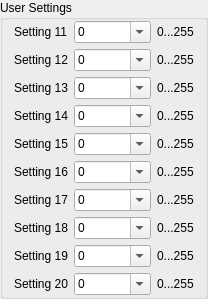
      <widget class="QGroupBox" name="userSettings_3">
       <property name="title">
        <string>User Settings</string>
       </property>
       <layout class="QGridLayout" name="gridLayout_34">
        <property name="topMargin">
         <number>1</number>
        </property>
        <property name="bottomMargin">
         <number>1</number>
        </property>
        <item row="0" column="0">
         <widget class="QLabel" name="label_187">
          <property name="text">
           <string>Setting 11</string>
          </property>
         </widget>
        </item>
        <item row="0" column="1">
         <widget class="QComboBox" name="userSet11">
          <property name="editable">
           <bool>true</bool>
          </property>
          <property name="maxVisibleItems">
           <number>13</number>
          </property>
          <property name="maxCount">
           <number>240</number>
          </property>
          <property name="modelColumn">
           <number>0</number>
          </property>
          <item>
           <property name="text">
            <string>0</string>
           </property>
          </item>
          <item>
           <property name="text">
            <string>Chan1</string>
           </property>
          </item>
          <item>
           <property name="text">
            <string>Chan 2</string>
           </property>
          </item>
          <item>
           <property name="text">
            <string>Chan 3</string>
           </property>
          </item>
          <item>
           <property name="text">
            <string>Chan 4</string>
           </property>
          </item>
          <item>
           <property name="text">
            <string>Chan 5</string>
           </property>
          </item>
          <item>
           <property name="text">
            <string>Chan 6</string>
           </property>
          </item>
          <item>
           <property name="text">
            <string>Chan 7</string>
           </property>
          </item>
          <item>
           <property name="text">
            <string>Chan 8</string>
           </property>
          </item>
          <item>
           <property name="text">
            <string>Chan 9</string>
           </property>
          </item>
          <item>
           <property name="text">
            <string>Chan 10</string>
           </property>
          </item>
          <item>
           <property name="text">
            <string>Chan 11</string>
           </property>
          </item>
          <item>
           <property name="text">
            <string>Chan 12</string>
           </property>
          </item>
         </widget>
        </item>
        <item row="0" column="2">
         <widget class="QLabel" name="label_102">
          <property name="font">
           <font>
            <weight>50</weight>
            <bold>false</bold>
           </font>
          </property>
          <property name="text">
           <string>0...255</string>
          </property>
         </widget>
        </item>
        <item row="1" column="0">
         <widget class="QLabel" name="label_192">
          <property name="text">
           <string>Setting 12</string>
          </property>
         </widget>
        </item>
        <item row="1" column="1">
         <widget class="QComboBox" name="userSet12">
          <property name="editable">
           <bool>true</bool>
          </property>
          <property name="maxCount">
           <number>240</number>
          </property>
          <property name="modelColumn">
           <number>0</number>
          </property>
          <item>
           <property name="text">
            <string>0</string>
           </property>
          </item>
          <item>
           <property name="text">
            <string>Chan1</string>
           </property>
          </item>
          <item>
           <property name="text">
            <string>Chan 2</string>
           </property>
          </item>
          <item>
           <property name="text">
            <string>Chan 3</string>
           </property>
          </item>
          <item>
           <property name="text">
            <string>Chan 4</string>
           </property>
          </item>
          <item>
           <property name="text">
            <string>Chan 5</string>
           </property>
          </item>
          <item>
           <property name="text">
            <string>Chan 6</string>
           </property>
          </item>
          <item>
           <property name="text">
            <string>Chan 7</string>
           </property>
          </item>
          <item>
           <property name="text">
            <string>Chan 8</string>
           </property>
          </item>
          <item>
           <property name="text">
            <string>Chan 9</string>
           </property>
          </item>
          <item>
           <property name="text">
            <string>Chan 10</string>
           </property>
          </item>
          <item>
           <property name="text">
            <string>Chan 11</string>
           </property>
          </item>
          <item>
           <property name="text">
            <string>Chan 12</string>
           </property>
          </item>
         </widget>
        </item>
        <item row="1" column="2">
         <widget class="QLabel" name="label_129">
          <property name="font">
           <font>
            <weight>50</weight>
            <bold>false</bold>
           </font>
          </property>
          <property name="text">
           <string>0...255</string>
          </property>
         </widget>
        </item>
        <item row="2" column="0">
         <widget class="QLabel" name="label_189">
          <property name="text">
           <string>Setting 13</string>
          </property>
         </widget>
        </item>
        <item row="2" column="1">
         <widget class="QComboBox" name="userSet13">
          <property name="editable">
           <bool>true</bool>
          </property>
          <property name="maxCount">
           <number>240</number>
          </property>
          <property name="modelColumn">
           <number>0</number>
          </property>
          <item>
           <property name="text">
            <string>0</string>
           </property>
          </item>
          <item>
           <property name="text">
            <string>Chan1</string>
           </property>
          </item>
          <item>
           <property name="text">
            <string>Chan 2</string>
           </property>
          </item>
          <item>
           <property name="text">
            <string>Chan 3</string>
           </property>
          </item>
          <item>
           <property name="text">
            <string>Chan 4</string>
           </property>
          </item>
          <item>
           <property name="text">
            <string>Chan 5</string>
           </property>
          </item>
          <item>
           <property name="text">
            <string>Chan 6</string>
           </property>
          </item>
          <item>
           <property name="text">
            <string>Chan 7</string>
           </property>
          </item>
          <item>
           <property name="text">
            <string>Chan 8</string>
           </property>
          </item>
          <item>
           <property name="text">
            <string>Chan 9</string>
           </property>
          </item>
          <item>
           <property name="text">
            <string>Chan 10</string>
           </property>
          </item>
          <item>
           <property name="text">
            <string>Chan 11</string>
           </property>
          </item>
          <item>
           <property name="text">
            <string>Chan 12</string>
           </property>
          </item>
         </widget>
        </item>
        <item row="2" column="2">
         <widget class="QLabel" name="label_107">
          <property name="font">
           <font>
            <weight>50</weight>
            <bold>false</bold>
           </font>
          </property>
          <property name="text">
           <string>0...255</string>
          </property>
         </widget>
        </item>
        <item row="3" column="0">
         <widget class="QLabel" name="label_191">
          <property name="text">
           <string>Setting 14</string>
          </property>
         </widget>
        </item>
        <item row="3" column="1">
         <widget class="QComboBox" name="userSet14">
          <property name="editable">
           <bool>true</bool>
          </property>
          <property name="maxCount">
           <number>240</number>
          </property>
          <property name="modelColumn">
           <number>0</number>
          </property>
          <item>
           <property name="text">
            <string>0</string>
           </property>
          </item>
          <item>
           <property name="text">
            <string>Chan1</string>
           </property>
          </item>
          <item>
           <property name="text">
            <string>Chan 2</string>
           </property>
          </item>
          <item>
           <property name="text">
            <string>Chan 3</string>
           </property>
          </item>
          <item>
           <property name="text">
            <string>Chan 4</string>
           </property>
          </item>
          <item>
           <property name="text">
            <string>Chan 5</string>
           </property>
          </item>
          <item>
           <property name="text">
            <string>Chan 6</string>
           </property>
          </item>
          <item>
           <property name="text">
            <string>Chan 7</string>
           </property>
          </item>
          <item>
           <property name="text">
            <string>Chan 8</string>
           </property>
          </item>
          <item>
           <property name="text">
            <string>Chan 9</string>
           </property>
          </item>
          <item>
           <property name="text">
            <string>Chan 10</string>
           </property>
          </item>
          <item>
           <property name="text">
            <string>Chan 11</string>
           </property>
          </item>
          <item>
           <property name="text">
            <string>Chan 12</string>
           </property>
          </item>
         </widget>
        </item>
        <item row="3" column="2">
         <widget class="QLabel" name="label_211">
          <property name="font">
           <font>
            <weight>50</weight>
            <bold>false</bold>
           </font>
          </property>
          <property name="text">
           <string>0...255</string>
          </property>
         </widget>
        </item>
        <item row="4" column="0">
         <widget class="QLabel" name="label_196">
          <property name="text">
           <string>Setting 15</string>
          </property>
         </widget>
        </item>
        <item row="4" column="1">
         <widget class="QComboBox" name="userSet15">
          <property name="editable">
           <bool>true</bool>
          </property>
          <property name="maxCount">
           <number>240</number>
          </property>
          <property name="modelColumn">
           <number>0</number>
          </property>
          <item>
           <property name="text">
            <string>0</string>
           </property>
          </item>
          <item>
           <property name="text">
            <string>Chan1</string>
           </property>
          </item>
          <item>
           <property name="text">
            <string>Chan 2</string>
           </property>
          </item>
          <item>
           <property name="text">
            <string>Chan 3</string>
           </property>
          </item>
          <item>
           <property name="text">
            <string>Chan 4</string>
           </property>
          </item>
          <item>
           <property name="text">
            <string>Chan 5</string>
           </property>
          </item>
          <item>
           <property name="text">
            <string>Chan 6</string>
           </property>
          </item>
          <item>
           <property name="text">
            <string>Chan 7</string>
           </property>
          </item>
          <item>
           <property name="text">
            <string>Chan 8</string>
           </property>
          </item>
          <item>
           <property name="text">
            <string>Chan 9</string>
           </property>
          </item>
          <item>
           <property name="text">
            <string>Chan 10</string>
           </property>
          </item>
          <item>
           <property name="text">
            <string>Chan 11</string>
           </property>
          </item>
          <item>
           <property name="text">
            <string>Chan 12</string>
           </property>
          </item>
         </widget>
        </item>
        <item row="4" column="2">
         <widget class="QLabel" name="label_106">
          <property name="font">
           <font>
            <weight>50</weight>
            <bold>false</bold>
           </font>
          </property>
          <property name="text">
           <string>0...255</string>
          </property>
         </widget>
        </item>
        <item row="5" column="0">
         <widget class="QLabel" name="label_194">
          <property name="text">
           <string>Setting 16</string>
          </property>
         </widget>
        </item>
        <item row="5" column="1">
         <widget class="QComboBox" name="userSet16">
          <property name="editable">
           <bool>true</bool>
          </property>
          <property name="maxCount">
           <number>240</number>
          </property>
          <property name="modelColumn">
           <number>0</number>
          </property>
          <item>
           <property name="text">
            <string>0</string>
           </property>
          </item>
          <item>
           <property name="text">
            <string>Chan1</string>
           </property>
          </item>
          <item>
           <property name="text">
            <string>Chan 2</string>
           </property>
          </item>
          <item>
           <property name="text">
            <string>Chan 3</string>
           </property>
          </item>
          <item>
           <property name="text">
            <string>Chan 4</string>
           </property>
          </item>
          <item>
           <property name="text">
            <string>Chan 5</string>
           </property>
          </item>
          <item>
           <property name="text">
            <string>Chan 6</string>
           </property>
          </item>
          <item>
           <property name="text">
            <string>Chan 7</string>
           </property>
          </item>
          <item>
           <property name="text">
            <string>Chan 8</string>
           </property>
          </item>
          <item>
           <property name="text">
            <string>Chan 9</string>
           </property>
          </item>
          <item>
           <property name="text">
            <string>Chan 10</string>
           </property>
          </item>
          <item>
           <property name="text">
            <string>Chan 11</string>
           </property>
          </item>
          <item>
           <property name="text">
            <string>Chan 12</string>
           </property>
          </item>
         </widget>
        </item>
        <item row="5" column="2">
         <widget class="QLabel" name="label_105">
          <property name="font">
           <font>
            <weight>50</weight>
            <bold>false</bold>
           </font>
          </property>
          <property name="text">
           <string>0...255</string>
          </property>
         </widget>
        </item>
        <item row="6" column="0">
         <widget class="QLabel" name="label_193">
          <property name="text">
           <string>Setting 17</string>
          </property>
         </widget>
        </item>
        <item row="6" column="1">
         <widget class="QComboBox" name="userSet17">
          <property name="editable">
           <bool>true</bool>
          </property>
          <property name="maxCount">
           <number>240</number>
          </property>
          <property name="modelColumn">
           <number>0</number>
          </property>
          <item>
           <property name="text">
            <string>0</string>
           </property>
          </item>
          <item>
           <property name="text">
            <string>Chan1</string>
           </property>
          </item>
          <item>
           <property name="text">
            <string>Chan 2</string>
           </property>
          </item>
          <item>
           <property name="text">
            <string>Chan 3</string>
           </property>
          </item>
          <item>
           <property name="text">
            <string>Chan 4</string>
           </property>
          </item>
          <item>
           <property name="text">
            <string>Chan 5</string>
           </property>
          </item>
          <item>
           <property name="text">
            <string>Chan 6</string>
           </property>
          </item>
          <item>
           <property name="text">
            <string>Chan 7</string>
           </property>
          </item>
          <item>
           <property name="text">
            <string>Chan 8</string>
           </property>
          </item>
          <item>
           <property name="text">
            <string>Chan 9</string>
           </property>
          </item>
          <item>
           <property name="text">
            <string>Chan 10</string>
           </property>
          </item>
          <item>
           <property name="text">
            <string>Chan 11</string>
           </property>
          </item>
          <item>
           <property name="text">
            <string>Chan 12</string>
           </property>
          </item>
         </widget>
        </item>
        <item row="6" column="2">
         <widget class="QLabel" name="label_149">
          <property name="font">
           <font>
            <weight>50</weight>
            <bold>false</bold>
           </font>
          </property>
          <property name="text">
           <string>0...255</string>
          </property>
         </widget>
        </item>
        <item row="7" column="0">
         <widget class="QLabel" name="label_195">
          <property name="text">
           <string>Setting 18</string>
          </property>
         </widget>
        </item>
        <item row="7" column="1">
         <widget class="QComboBox" name="userSet18">
          <property name="editable">
           <bool>true</bool>
          </property>
          <property name="maxCount">
           <number>240</number>
          </property>
          <property name="modelColumn">
           <number>0</number>
          </property>
          <item>
           <property name="text">
            <string>0</string>
           </property>
          </item>
          <item>
           <property name="text">
            <string>Chan1</string>
           </property>
          </item>
          <item>
           <property name="text">
            <string>Chan 2</string>
           </property>
          </item>
          <item>
           <property name="text">
            <string>Chan 3</string>
           </property>
          </item>
          <item>
           <property name="text">
            <string>Chan 4</string>
           </property>
          </item>
          <item>
           <property name="text">
            <string>Chan 5</string>
           </property>
          </item>
          <item>
           <property name="text">
            <string>Chan 6</string>
           </property>
          </item>
          <item>
           <property name="text">
            <string>Chan 7</string>
           </property>
          </item>
          <item>
           <property name="text">
            <string>Chan 8</string>
           </property>
          </item>
          <item>
           <property name="text">
            <string>Chan 9</string>
           </property>
          </item>
          <item>
           <property name="text">
            <string>Chan 10</string>
           </property>
          </item>
          <item>
           <property name="text">
            <string>Chan 11</string>
           </property>
          </item>
          <item>
           <property name="text">
            <string>Chan 12</string>
           </property>
          </item>
         </widget>
        </item>
        <item row="7" column="2">
         <widget class="QLabel" name="label_103">
          <property name="font">
           <font>
            <weight>50</weight>
            <bold>false</bold>
           </font>
          </property>
          <property name="text">
           <string>0...255</string>
          </property>
         </widget>
        </item>
        <item row="8" column="0">
         <widget class="QLabel" name="label_198">
          <property name="text">
           <string>Setting 19</string>
          </property>
         </widget>
        </item>
        <item row="8" column="1">
         <widget class="QComboBox" name="userSet19">
          <property name="editable">
           <bool>true</bool>
          </property>
          <property name="maxCount">
           <number>240</number>
          </property>
          <property name="modelColumn">
           <number>0</number>
          </property>
          <item>
           <property name="text">
            <string>0</string>
           </property>
          </item>
          <item>
           <property name="text">
            <string>Chan1</string>
           </property>
          </item>
          <item>
           <property name="text">
            <string>Chan 2</string>
           </property>
          </item>
          <item>
           <property name="text">
            <string>Chan 3</string>
           </property>
          </item>
          <item>
           <property name="text">
            <string>Chan 4</string>
           </property>
          </item>
          <item>
           <property name="text">
            <string>Chan 5</string>
           </property>
          </item>
          <item>
           <property name="text">
            <string>Chan 6</string>
           </property>
          </item>
          <item>
           <property name="text">
            <string>Chan 7</string>
           </property>
          </item>
          <item>
           <property name="text">
            <string>Chan 8</string>
           </property>
          </item>
          <item>
           <property name="text">
            <string>Chan 9</string>
           </property>
          </item>
          <item>
           <property name="text">
            <string>Chan 10</string>
           </property>
          </item>
          <item>
           <property name="text">
            <string>Chan 11</string>
           </property>
          </item>
          <item>
           <property name="text">
            <string>Chan 12</string>
           </property>
          </item>
         </widget>
        </item>
        <item row="8" column="2">
         <widget class="QLabel" name="label_104">
          <property name="font">
           <font>
            <weight>50</weight>
            <bold>false</bold>
           </font>
          </property>
          <property name="text">
           <string>0...255</string>
          </property>
         </widget>
        </item>
        <item row="9" column="0">
         <widget class="QLabel" name="label_197">
          <property name="text">
           <string>Setting 20</string>
          </property>
         </widget>
        </item>
        <item row="9" column="1">
         <widget class="QComboBox" name="userSet20">
          <property name="editable">
           <bool>true</bool>
          </property>
          <property name="maxCount">
           <number>240</number>
          </property>
          <property name="modelColumn">
           <number>0</number>
          </property>
          <item>
           <property name="text">
            <string>0</string>
           </property>
          </item>
          <item>
           <property name="text">
            <string>Chan1</string>
           </property>
          </item>
          <item>
           <property name="text">
            <string>Chan 2</string>
           </property>
          </item>
          <item>
           <property name="text">
            <string>Chan 3</string>
           </property>
          </item>
          <item>
           <property name="text">
            <string>Chan 4</string>
           </property>
          </item>
          <item>
           <property name="text">
            <string>Chan 5</string>
           </property>
          </item>
          <item>
           <property name="text">
            <string>Chan 6</string>
           </property>
          </item>
          <item>
           <property name="text">
            <string>Chan 7</string>
           </property>
          </item>
          <item>
           <property name="text">
            <string>Chan 8</string>
           </property>
          </item>
          <item>
           <property name="text">
            <string>Chan 9</string>
           </property>
          </item>
          <item>
           <property name="text">
            <string>Chan 10</string>
           </property>
          </item>
          <item>
           <property name="text">
            <string>Chan 11</string>
           </property>
          </item>
          <item>
           <property name="text">
            <string>Chan 12</string>
           </property>
          </item>
         </widget>
        </item>
        <item row="9" column="2">
         <widget class="QLabel" name="label_101">
          <property name="font">
           <font>
            <weight>50</weight>
            <bold>false</bold>
           </font>
          </property>
          <property name="text">
           <string>0...255</string>
          </property>
         </widget>
        </item>
       </layout>
      </widget>
